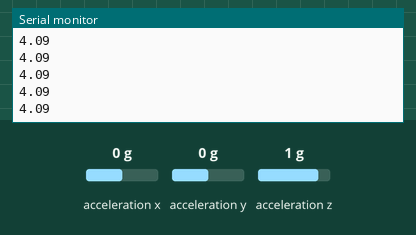
This sketch was run on a simulated Arduino Uno, built with avr-gcc and run on an emulated ATmega328P. On the bench: the last lines printed to the serial monitor. Wiring (inferred from the names in the program): ADXL345 accelerometer at I2C address 0x53. Inputs (shaded band) come from the test bench; at power-on: acceleration x 0 g, acceleration y 0 g, acceleration z 1 g.

Above: at 1.3 s.
1.4 s: acceleration x set to -1.4 g
At 2.5 s:
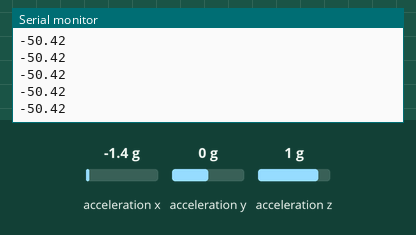
2.9 s: acceleration y set to -1.4 g
At 3.7 s:
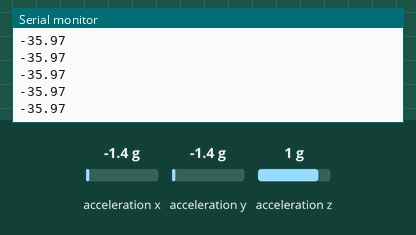
4.4 s: acceleration z set to -1.4 g
At 5.3 s:
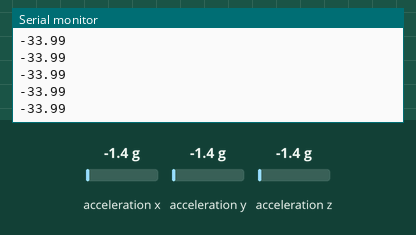
Timing chart, 0 to 7.4 s (numbered marks = the images above; inputs shaded):
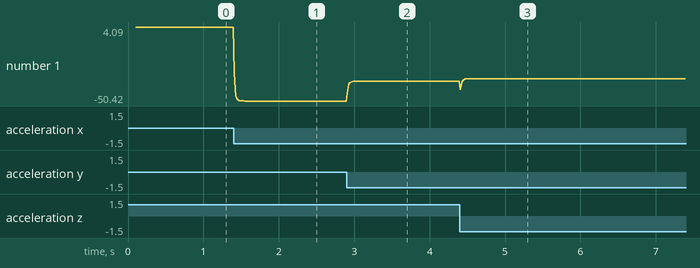

Measured:
- after the input at 1.4 s, the serial monitor: prints a new line at once (image 1)
- after the input at 2.9 s, the serial monitor: prints a new line at once (image 2)
- after the input at 4.4 s, the serial monitor: prints a new line at once (image 3)
- plotted number 1: 4.09 → -50.42 after the input at 1.4 s, -50.42 → -35.97 after the input at 2.9 s, -35.97 → -33.99 after the input at 4.4 s

The sketch:

pitch_roll.ino
```cpp
#include <Wire.h>
#include <ADXL345.h>

const float alpha = 0.5;

double fXg = 0;
double fYg = 0;
double fZg = 0;

ADXL345 acc;

void setup()
{
	acc.begin();
	Serial.begin(9600);
	delay(100);
}

void loop()
{
	double pitch, roll, Xg, Yg, Zg;
	acc.read(&Xg, &Yg, &Zg);

	//Low Pass Filter
	fXg = Xg * alpha + (fXg * (1.0 - alpha));
	fYg = Yg * alpha + (fYg * (1.0 - alpha));
	fZg = Zg * alpha + (fZg * (1.0 - alpha));

	//Roll & Pitch Equations
	//roll  = (atan2(-fYg, fZg)*180.0)/M_PI;
	pitch = (atan2(fXg, sqrt(fYg*fYg + fZg*fZg))*180.0)/M_PI;

	Serial.println(pitch);

	delay(10);
}
```
